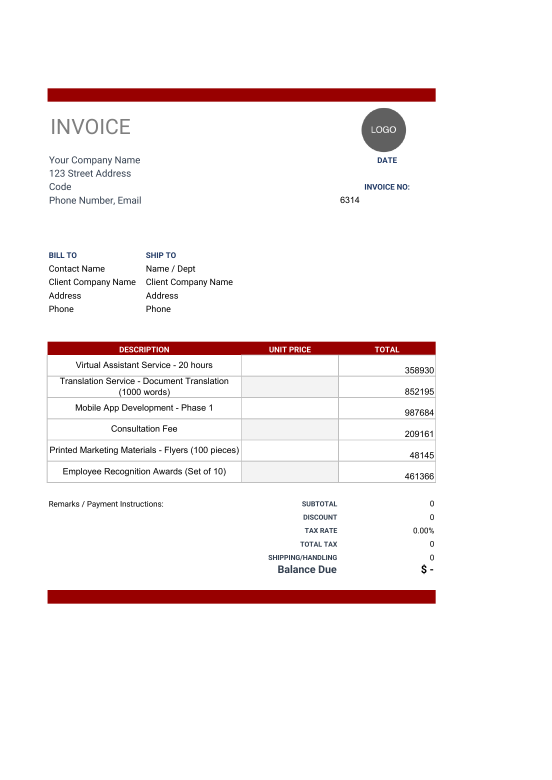
#> input picture testData/1.png, 1654 x 2339 px (shown at 1/3 size)
$ python app.py testData/1.png testData/2.png
#> lines starting #> are read from the running program, lines starting #| are printed output that depends on the picture
from imghdr import what
import sys
import re
import cv2
import pytesseract
import pandas as pd
from pathlib import Path

# Define the areas of interest and their coordinates
invoice_number_area = (996, 576, 192, 57)
totals_area = (1002, 1068, 324, 396)
line_item_areas = {
    'line_item_1': (135, 1060, 594, 75),
    'line_item_2': (135, 1124, 594, 75),
    'line_item_3': (135, 1188, 594, 75),
    'line_item_4': (135, 1251, 594, 75),
    'line_item_5': (135, 1315, 594, 75),
    'line_item_6': (135, 1378, 594, 75)}

IMAGE_AREAS_WITH_DATA = {'invoice_number': invoice_number_area,
                         'totals': totals_area,
                         **line_item_areas}


def image_to_data(image, areas):
    # Dictionary to store the extracted text for each area
#> called with image = 'testData/1.png'
    extracted_data = {}

    # Load the image
    image_file = cv2.imread(image)
#> image_file is the input picture: shape (2339, 1654, 3); mean B, G, R 242.2, 242.2, 247.5

    # Iterate over each area
    for area_name, area_coords in areas.items():
        # Perform OCR on the cropped region
        text = extract_text_from_area(image_file, area_coords)

        # correct the extracted text
        corrected_data = text_to_data(text, area_name)

        extracted_data[area_name] = corrected_data
#> this loop made 1 pass
#> pass 1, in extract_text_from_area, `cropped_image = image[y:y+h, x:x+w]`:
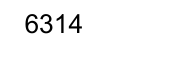
#> cropped_image: shape (57, 192, 3); min 0, max 255, mean 247.1
#> after the loop, extracted_data = 0 items
    return extracted_data


def extract_text_from_area(image, area):
    # Perform OCR on a given area
    x, y, w, h = area
    cropped_image = image[y:y+h, x:x+w]
#> (the run stopped early here; a loop or call above may not have finished)
